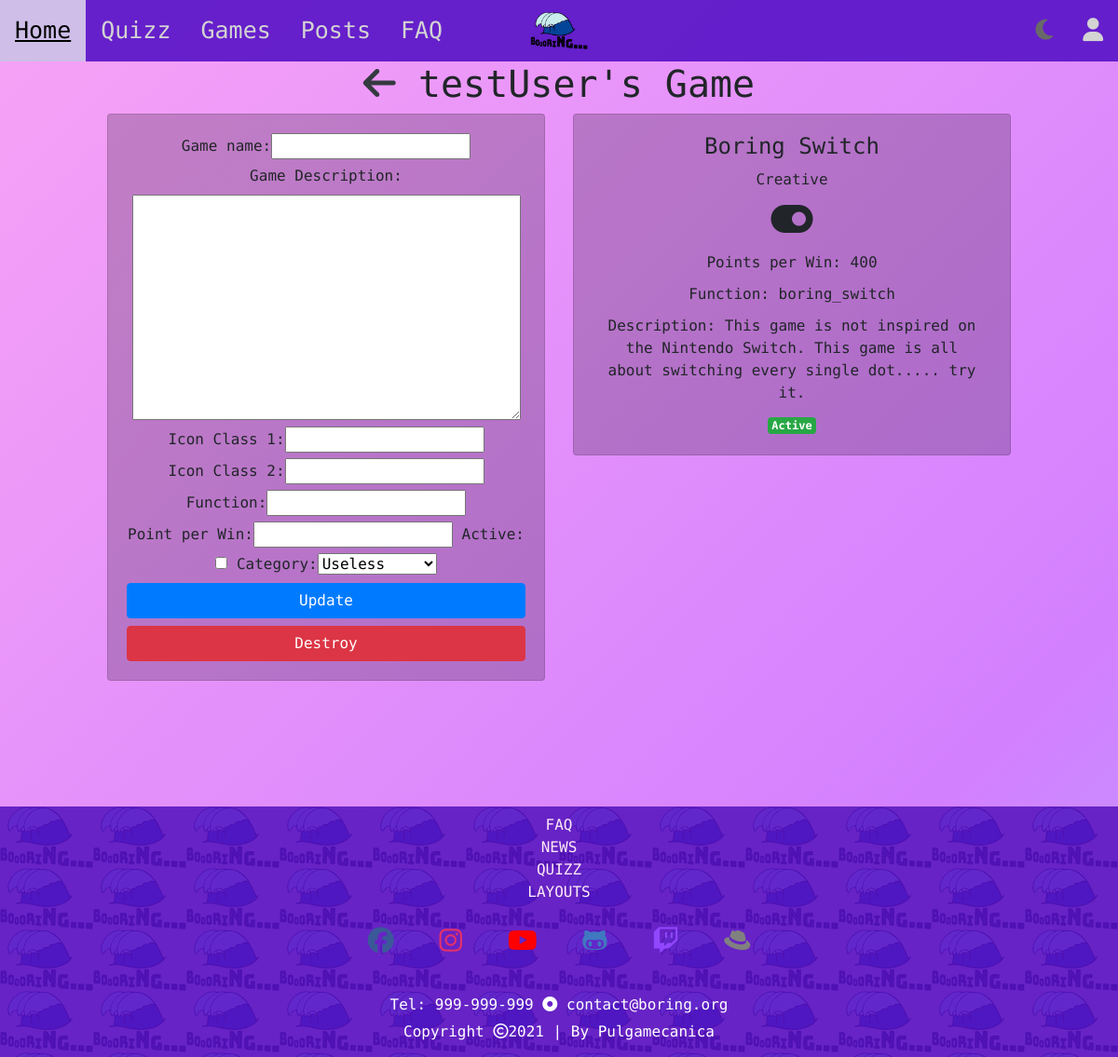
Page /boring/game/7 (signed in) on the committed database.
### boring/models.py (models this page shows, shortened)
class Game(models.Model):
    class GameCategory(models.IntegerChoices):
        USELESS = 0
        CREATIVE = 1
        BORING = 2
        FRUSTRATION = 3
    name = models.CharField(max_length = 30)
    description = models.CharField(max_length = 150)
    iconClass1 = models.CharField(max_length = 5, blank=True, default='')
    iconClass2 = models.CharField(max_length = 15, blank=True, default='')
    function = models.CharField(max_length = 50, default='')
    hint_text = models.CharField(max_length = 200, blank=True, default='')
    points_per_win = models.IntegerField(default = 10)
    likes = models.IntegerField(default = 0)
    active = models.BooleanField(default=False)
    created_at = models.DateTimeField(auto_now_add=True)
    category = models.IntegerField(choices=GameCategory.choices, default=False)
    user = models.ForeignKey(BoringUser, on_delete=models.CASCADE, related_name="games")
    times_played = models.IntegerField(default = 0)
    def getCat(self):
        return self.GameCategory.choices[self.category]

### boring/views.py (the view)
# urls.py: path('game/<int:game_id>', views.game_page_view, name="game"),
@login_required(login_url='./login')
def game_page_view(request, game_id):
    game = Game.objects.get(pk=game_id)
    if request.method == 'POST':
        form = GameForm(request.POST)
        if form.is_valid():
            gameUpdate = Game.objects.filter(pk=game_id)
            name = form.cleaned_data['name']
            if name:
                gameUpdate.update(name = name)
            description = form.cleaned_data['description']
            if description:
                gameUpdate.update(description = description)
            iconClass1 = form.cleaned_data['iconClass1']
            if iconClass1:
                gameUpdate.update(iconClass1 = iconClass1)
            iconClass2 = form.cleaned_data['iconClass2']
            if iconClass2 :
                gameUpdate.update(iconClass2 = iconClass2)
            function = form.cleaned_data['function']
            if function:
                gameUpdate.update(function = function)
            points_per_win = form.cleaned_data['points_per_win']
            if points_per_win:
                gameUpdate.update(points_per_win = points_per_win)
            gameUpdate.update(active = form.cleaned_data['active'])
            gameUpdate.update(category = form.cleaned_data['category'])
            return games_page_view(request)
    else:
        form = GameForm()
    game.save
    return render(request, 'boring/game.html', {'game': game, 'form': form})

### boring/forms.py
class GameForm(forms.Form):
    name = forms.CharField(required=False, label='Game name', max_length=30)
    description = forms.CharField(widget=forms.Textarea, required=False, label='Game Description', max_length=150)
    iconClass1 = forms.CharField(required=False, label='Icon Class 1', max_length=5)
    iconClass2 = forms.CharField(required=False, label='Icon Class 2', max_length=15)
    function = forms.CharField(required=False, label='Function', max_length=100)
    points_per_win = forms.IntegerField(required=False, label="Point per Win")
    active = forms.BooleanField(required=False)
    category = forms.ChoiceField(label="Category", choices=Game.GameCategory.choices, required=False)

### boring/templates/boring/game.html (shortened to what this page needs)
{% extends 'boring_website/base.html' %}
{% block main %}
    <h1 class="text-center"><a href={% url 'boring:profile' %}><i class="fas fa-arrow-left text-dark"></i></a>  {{ user.username }}'s Game</h1>
    <div class="boring-games-container">
        <div class="m-0 row justify-content-center">
            <div class="col-lg-5 col-md-5 col-sm-12">
                <div class="card mb-3">
                    <div class="card-body text-center">
                        <form action="{% url 'boring:game' game.id %}" method="post">
                            {{ form.as_table }}
                            <input type="submit" value="Update" class="btn btn-primary btn-block">
                            <a href={% url 'boring:delete_game' game.id %} class="btn btn-danger btn-block">Destroy</a>
                        </form>
                    </div>
                </div>
            </div>
            <div class="col-lg-5 col-md-5 col-sm-12">
                <div class="card mb-3">
                    <div class="card-body text-center">
                        <h4 class="card-title"> {{ game.name }} </h4>
                        <span class="card-text text-center">
                            <h6> {{ game.getCat.1 }} </h6>
                            <h1><i class="{{ game.iconClass1 }} {{ game.iconClass2 }}"></i></h1>
                            <p>Points per Win: {{ game.points_per_win }}</p>
                            <p>Function: {{ game.function }}</p>
                            <p>Description: {{ game.description }}</p>
                            {% if game.active %}
                                <span class="badge badge-success">Active</span>
                            {% else %}
                                <span class="badge badge-danger">Unactive</span>
                            {% endif %}
                        </span>
                    </div>
                </div>
            </div>
        </div>
   </div>
{% endblock %}

### boring_website/static/boring_website/css/base.css (style rules this page uses)
* { scroll-behavior: smooth; box-sizing: border-box; padding: 0; margin: 0; }
html { width: 100%; }
body { width: 100%; margin: 0; background: linear-gradient(-45deg, #17eb76, #0be683, #4fe3b9, #8cd5ff, #d380ff, #f7a3f6); background-size: 400% 400%; animation: gradient 10s ease infinite; font-family: 'Nova Mono', monospace; }

### boring_website/static/boring_website/css/home.css (style rules this page uses)
.intro-box h1, h5, h6, p { margin: 10px; }
.donation-box h1, .donation-box h2, p { text-align: center; }

### boring/static/boring/css/boringGames.css (style rules this page uses)
.boring-games-container .card { background-color: rgba(0, 0, 0, 0.2); }

### rows in the picture
Game: name "Boring Switch", getCat.1 "Creative", points_per_win "400", function "boring_switch", description "This game is not inspired on the Nintendo Switch. This game is all about switching every single dot..... try it."

### other values in the picture
{{ user.username }} "testUser"
